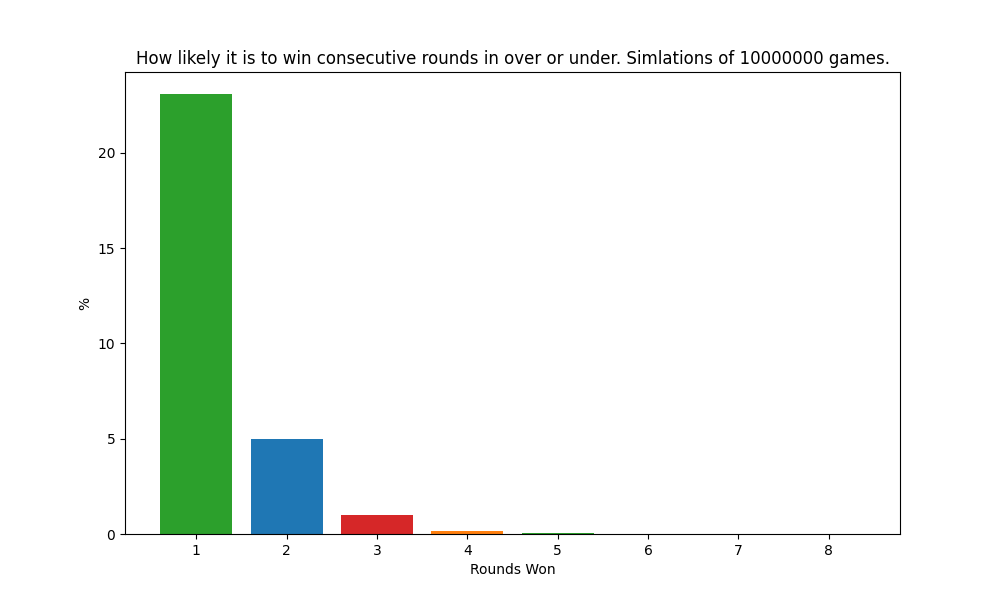

Recreate this plot in Python.
import random
import pandas as pd
import matplotlib.pyplot as plt


class Deck:
    def __init__(self):
        self.cards = [x for x in range(1, 14)] * 4
        self.left_over_cards = []
        self.rounds_won = 0

    def draw_card(self):
        if len(self.cards) == 0:
            return False
        cardIndex = random.randint(0, len(self.cards) - 1)
        selected_card = self.cards.pop(cardIndex)
        guessing_number = self.cards[round(len(self.cards) / 2)]

        if len(self.left_over_cards) < 1:
            self.left_over_cards.append(selected_card)
            return True

        elif guessing_number <= self.left_over_cards[-1]:
            if selected_card <= self.left_over_cards[-1]:
                self.left_over_cards.append(selected_card)
                self.rounds_won += 1
                return True
            else:
                return False

        elif guessing_number > self.left_over_cards[-1]:
            if selected_card > self.left_over_cards[-1]:
                self.left_over_cards.append(selected_card)
                self.rounds_won += 1
                return True
            else:
                return False
        else:
            return False

    def play_game(self):
        self.cards.sort()
        while True:
            play = self.draw_card()
            if not play:
                return self.rounds_won


def get_win_percentage(win_list: list) -> list:
    wins = []
    round_names = []
    for rounds in range(1, max(win_list)):
        curr_win = 0
        for win in win_list:
            if win >= rounds:
                curr_win += 1
        wins.append(curr_win / len(win_list) * 100)
        round_names.append(f"{rounds}")
    return wins, round_names


if __name__ == "__main__":
    win_list = []
    for _ in range(100000):
        deck = Deck()
        win_list.append(deck.play_game())

    perc, round_names = get_win_percentage(win_list)

    ## Dataframe visualization
    df = pd.DataFrame(data=perc, index=round_names, columns=["%"])
    print(df.head())

    ## Plotting
    fig = plt.figure(figsize=(10, 6))
    bar_colors = ["tab:green", "tab:blue", "tab:red", "tab:orange"]
    plt.bar(round_names, perc, color=bar_colors)
    plt.xlabel("Rounds Won")
    plt.ylabel("%")
    plt.title(
        f"How likely it is to win consecutive rounds in over or under. Simlations of {len(win_list)} games."
    )
    plt.savefig("over_or_under_1.png")
